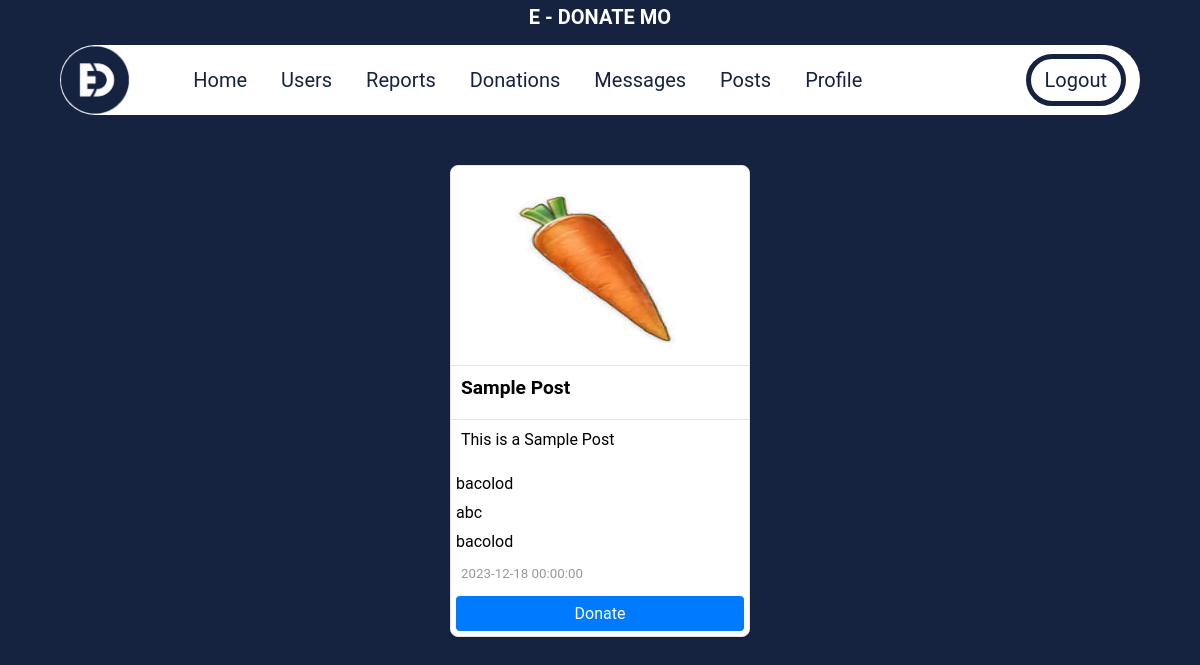
The app's page /main.php (signed in) with its own data.
### tables this page shows
CREATE TABLE IF NOT EXISTS `posts` (
  `id` int(11) NOT NULL AUTO_INCREMENT,
  `title` varchar(255) DEFAULT NULL,
  `description` varchar(255) NOT NULL,
  `phone` varchar(255) NOT NULL,
  `address` varchar(50) NOT NULL,
  `brgy` varchar(255) DEFAULT NULL,
  `city` varchar(255) DEFAULT NULL,
  `province` varchar(255) DEFAULT NULL,
  `image` varchar(255) DEFAULT NULL,
  `user_id` int(11) DEFAULT NULL,
  `status` varchar(50) DEFAULT 'pending',
  `created_at` datetime DEFAULT NULL,
  PRIMARY KEY (`id`)
);

### function.php (called while the page is built, shortened)
<?php
function getUserDetails($connect, $id)
{
	$sql = "SELECT * FROM users WHERE id='$id' LIMIT 1";
	$result = $connect->query($sql);
	$row = $result->fetch_assoc();
	return $row;
}
function postList($connect, $sql)
{
	$result = $connect->query($sql);
	return $result;
}
?>

### main.php (the view, shortened to what this page needs)
<?php
include "function.php";
require "db-connect.php";
$sql = "SELECT * FROM posts ORDER BY id DESC";
$result = postList($connect, $sql);
?>
<html>
<head>
    <link rel="stylesheet" type="text/css" href="css/style.css">
    <link rel="stylesheet" type="text/css" href="css/donations.css">
    <link rel="stylesheet" type="text/css" href="css/user.css">
    <link rel="stylesheet" type="text/css" href="css/main.css">
</head>
<body>
    <?php include 'header.php'; ?>
    <div class="feed-wrapper">
        <?php
        while ($row = $result->fetch_assoc()) :
            $img_placeholder = 'https://placehold.jp/300x200.png';
            $user = getUserDetails($connect, $row['user_id']);
        ?>
            <div class="feed-item">
                <img src="<?= ((empty($row['image']))? $img_placeholder : $row['image']) ?>" alt="Post Image">
                    <h5><?=$row['title'] ?></h5>
                <div class="description"><?= substr($row['description'], 0, 80) . (strlen($row['description']) > 100 ? '...' : ''); ?></div>
                <p style=" padding: 5px;"><?=$row['address'] ?></p>
                <p style=" padding: 5px;"><?=$row['brgy']?></p>
                <p style=" padding: 5px;"><?=$row['city']?></p>
                <small><?= $row['created_at'] ?></small>
                <a href="post-feed-info.php?feed_id=<?=$row['id']?>" class="donate-button">Donate</a>
            </div>
        <?php endwhile; ?>
    </div>
</body>
</html>

### css/style.css (style rules this page uses)
* { margin: 0; padding: 0; box-sizing: border-box; font-family: 'Roboto', sans-serif !important; }
body { background-color: #152340; margin-bottom: 0px; }
li, a, .start { font-family: sans-serif; font-weight: 5000; font-size: 20px; color: #152340; text-decoration: none; }

### css/donations.css (style rules this page uses)
body { font-family: 'Work Sans', sans-serif; background-color: #152340; margin-bottom: 0; }

### css/main.css (style rules this page uses)
.feed-wrapper { display: flex; flex-wrap: wrap; justify-content: center; padding: 20px; width: 90%; margin: 0 auto; }
.feed-item { max-width: 300px; border: 1px solid #e5e5e5; margin: 10px; background-color: #fff; box-shadow: 0 1px 2px rgba(0, 0, 0, 0.1); border-radius: 8px; overflow: hidden; display: flex; flex-direction: column; justify-content: space-between; }
.feed-item img { width: 100%; height: auto; border-bottom: 1px solid #e5e5e5; }
.feed-item h5 { font-size: 1.2em; margin: 10px; }
.feed-item .description { padding: 10px; border-top: 1px solid #e5e5e5; margin: 10px 0; }
.feed-item small { display: block; color: #999; margin: 10px; }
.donate-button { background-color: #007bff; color: #fff; font-size: 16px; text-align:center; margin: 5px; padding: 8px 16px; border: none; border-radius: 4px; cursor: pointer; }

### main.php (style rules this page uses)
.feed-item img { width: 300px; height: 200px; }

### records on screen
posts: image (picture), title "Sample Post", description "This is a Sample Post", address "bacolod", brgy "abc", city "bacolod", created_at "2023-12-18 00:00:00"
